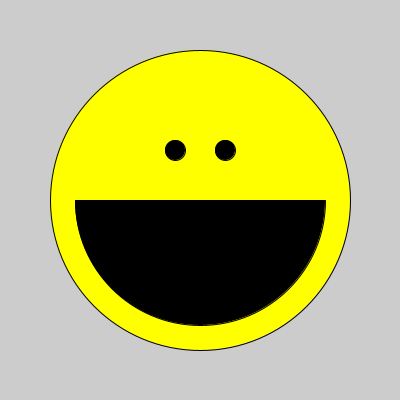
Frame 1 (no input)
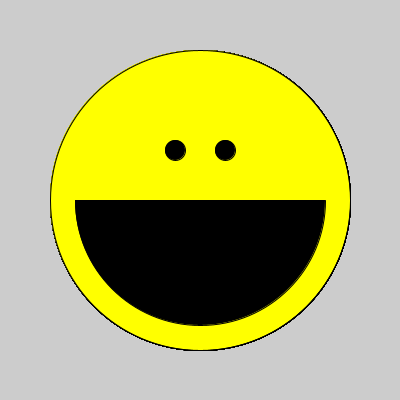
Frame 60 (the mouse pressed at the canvas centre just before this capture)
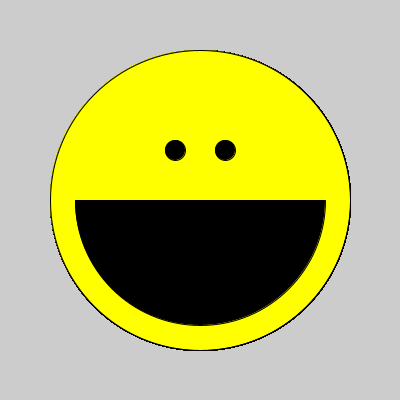
Frame 120 (the mouse held since frame 60 and released just before this capture)

The Processing sketch that drew these frames (run headless with seeded random() and noise(); from frame 60 on, the mouse is pressed at the canvas centre):

// Processing sketch: sketch_121114a
// ── sketch_121114a.pde
void setup(){
size(400, 400);

}

void draw(){
fill(255, 255, 0);
ellipse(200, 200, 300, 300);
fill(0);
ellipse(175, 150, 20, 20);
ellipse(225, 150, 20, 20);
arc(200, 200, 250, 250, 0, PI);
}
